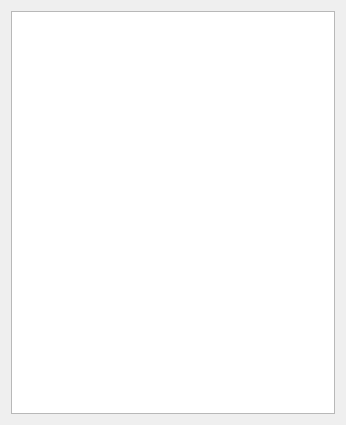
<?xml version="1.0" encoding="UTF-8"?>
<ui version="4.0">
 <class>TeamMembersWidget</class>
 <widget class="QWidget" name="TeamMembersWidget">
  <property name="geometry">
   <rect>
    <x>0</x>
    <y>0</y>
    <width>346</width>
    <height>425</height>
   </rect>
  </property>
  <property name="windowTitle">
   <string>Form</string>
  </property>
  <layout class="QVBoxLayout" name="verticalLayout">
   <item>
    <widget class="QListWidget" name="lwTeamMembers"/>
   </item>
  </layout>
 </widget>
 <resources/>
 <connections/>
</ui>
